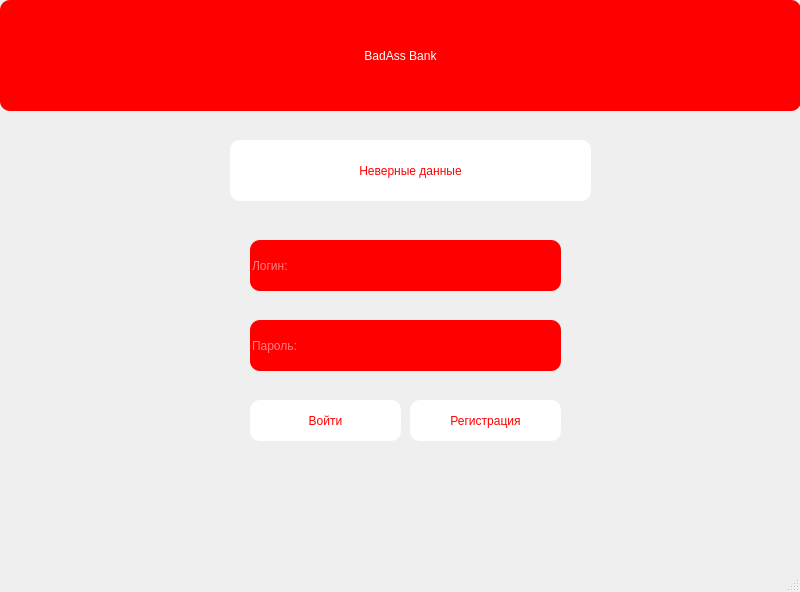
<?xml version="1.0" encoding="UTF-8"?>
<ui version="4.0">
 <class>MainWindow</class>
 <widget class="QMainWindow" name="MainWindow">
  <property name="geometry">
   <rect>
    <x>0</x>
    <y>0</y>
    <width>800</width>
    <height>592</height>
   </rect>
  </property>
  <property name="windowTitle">
   <string>BadAss Bank</string>
  </property>
  <widget class="QWidget" name="centralwidget">
   <widget class="QLabel" name="label">
    <property name="geometry">
     <rect>
      <x>0</x>
      <y>0</y>
      <width>801</width>
      <height>111</height>
     </rect>
    </property>
    <property name="styleSheet">
     <string notr="true">font: 63 26pt &quot;Yu Gothic UI Semibold&quot;;
color:white;
background-color:red;
border-radius:10px

</string>
    </property>
    <property name="text">
     <string>BadAss Bank</string>
    </property>
    <property name="alignment">
     <set>Qt::AlignCenter</set>
    </property>
   </widget>
   <widget class="QLineEdit" name="login">
    <property name="geometry">
     <rect>
      <x>250</x>
      <y>240</y>
      <width>311</width>
      <height>51</height>
     </rect>
    </property>
    <property name="styleSheet">
     <string notr="true">font: 63 16pt &quot;Yu Gothic UI Semibold&quot;;
color:white;
background-color:red;
border-radius:10px
</string>
    </property>
    <property name="placeholderText">
     <string>Логин:</string>
    </property>
    <property name="clearButtonEnabled">
     <bool>false</bool>
    </property>
   </widget>
   <widget class="QLineEdit" name="password">
    <property name="geometry">
     <rect>
      <x>250</x>
      <y>320</y>
      <width>311</width>
      <height>51</height>
     </rect>
    </property>
    <property name="styleSheet">
     <string notr="true">font: 63 16pt &quot;Yu Gothic UI Semibold&quot;;
color:white;
background-color:red;
border-radius:10px
</string>
    </property>
    <property name="placeholderText">
     <string>Пароль:</string>
    </property>
    <property name="clearButtonEnabled">
     <bool>false</bool>
    </property>
   </widget>
   <widget class="QPushButton" name="signin">
    <property name="geometry">
     <rect>
      <x>250</x>
      <y>400</y>
      <width>151</width>
      <height>41</height>
     </rect>
    </property>
    <property name="styleSheet">
     <string notr="true">font: 63 16pt &quot;Yu Gothic UI Semibold&quot;;
color:red;
background-color:white;
border-radius:10px
</string>
    </property>
    <property name="text">
     <string>Войти</string>
    </property>
   </widget>
   <widget class="QPushButton" name="signup">
    <property name="geometry">
     <rect>
      <x>410</x>
      <y>400</y>
      <width>151</width>
      <height>41</height>
     </rect>
    </property>
    <property name="styleSheet">
     <string notr="true">font: 63 16pt &quot;Yu Gothic UI Semibold&quot;;
color:red;
background-color:white;
border-radius:10px
</string>
    </property>
    <property name="text">
     <string>Регистрация</string>
    </property>
   </widget>
   <widget class="QLabel" name="error">
    <property name="geometry">
     <rect>
      <x>230</x>
      <y>140</y>
      <width>361</width>
      <height>61</height>
     </rect>
    </property>
    <property name="styleSheet">
     <string notr="true">font: 63 20pt &quot;Yu Gothic UI Semibold&quot;;
color:red;
background-color:white;
border-radius:10px
</string>
    </property>
    <property name="text">
     <string>Неверные данные</string>
    </property>
    <property name="alignment">
     <set>Qt::AlignCenter</set>
    </property>
   </widget>
  </widget>
  <widget class="QMenuBar" name="menubar">
   <property name="geometry">
    <rect>
     <x>0</x>
     <y>0</y>
     <width>800</width>
     <height>21</height>
    </rect>
   </property>
  </widget>
  <widget class="QStatusBar" name="statusbar"/>
 </widget>
 <resources/>
 <connections/>
</ui>
